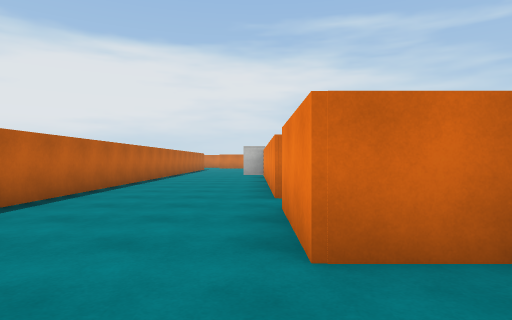
View 1 (above)

18 first-person views from a walk through a scene from a Unity 3-D project. The camera is 1.2 m above the floor, looks level and sees 75° across. The floor is counted in squares, 2 m on a side. Each view is taken from the middle of a square. On the plan, view 1 faces up. The plan holds only what a view shows up to about 10 squares ahead; the rest is blank. The player character is not drawn. Surface patterns are stand-ins for the level's own textures.

View 2
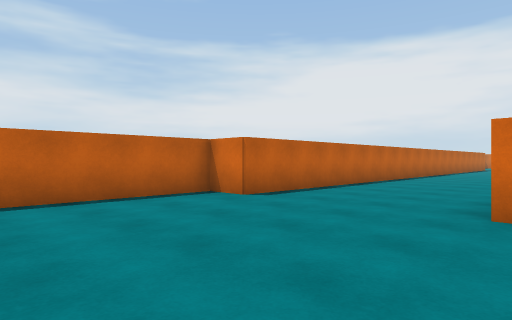

View 3
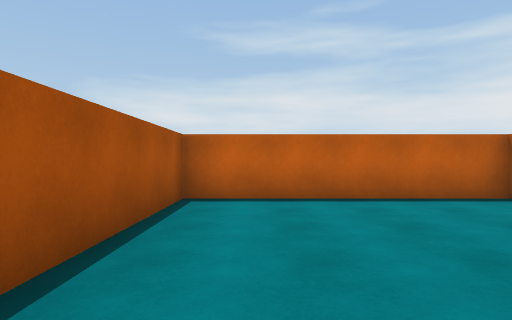

View 4
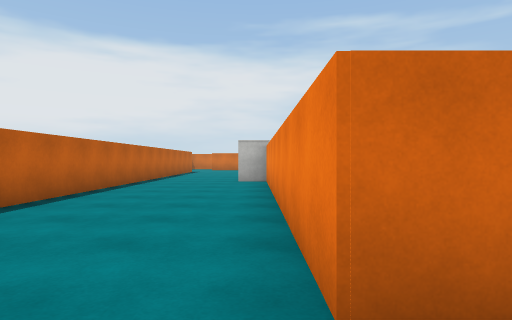

View 5
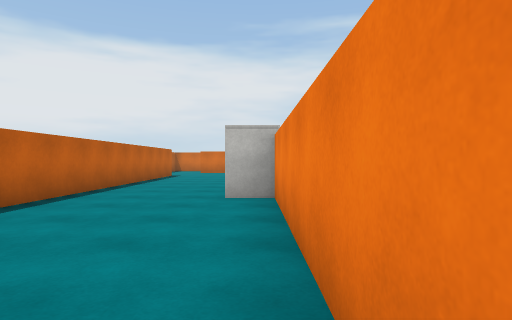

View 6
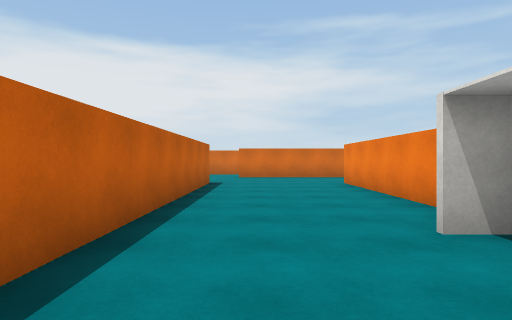

View 7
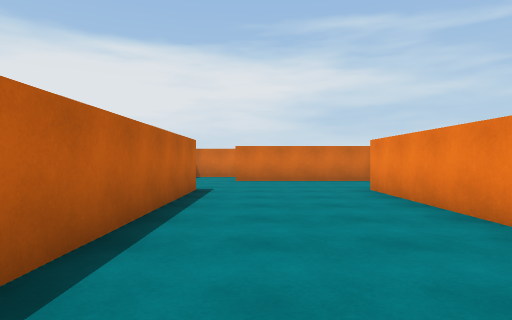

View 8
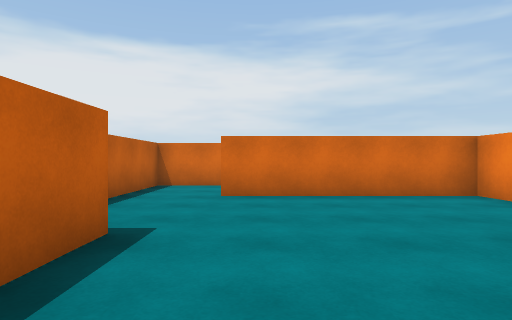

View 9
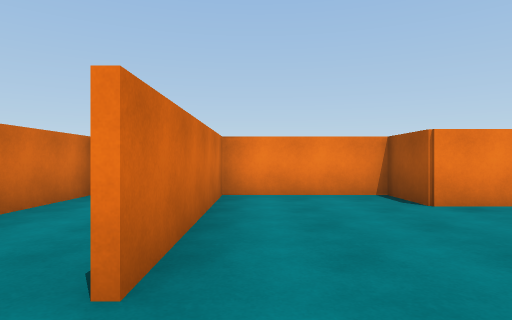

View 10
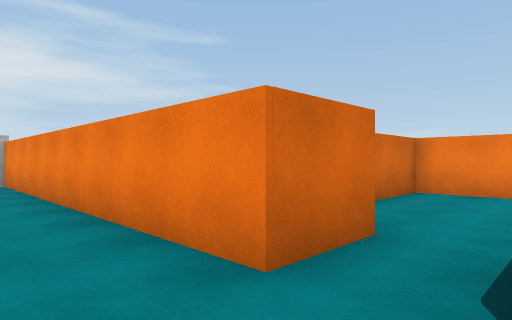

View 11
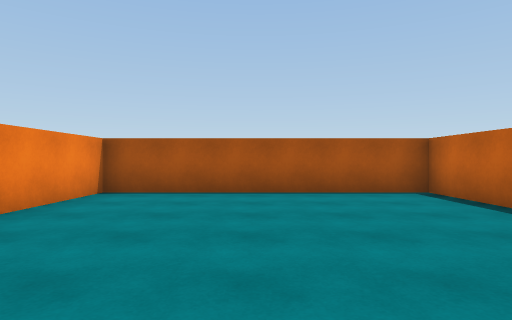

View 12
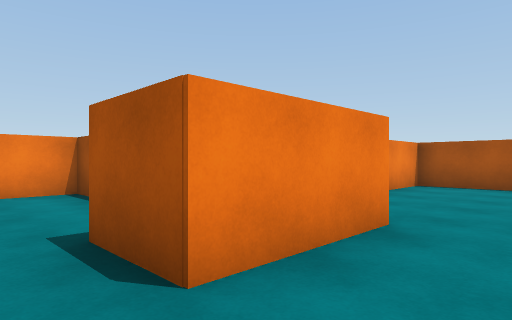

View 13
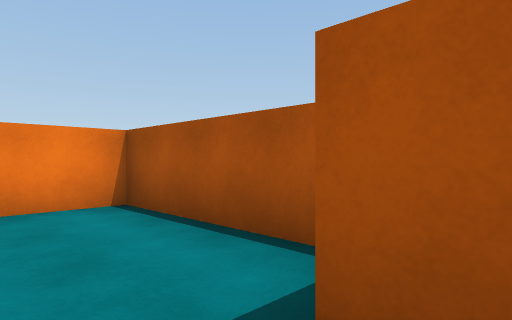

View 14
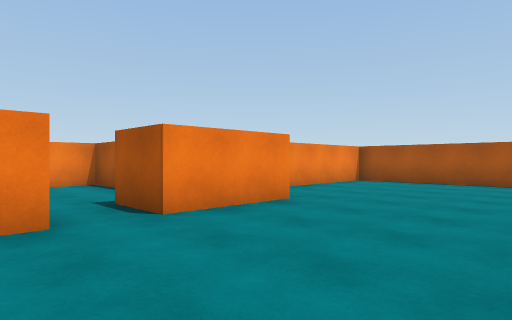

View 15
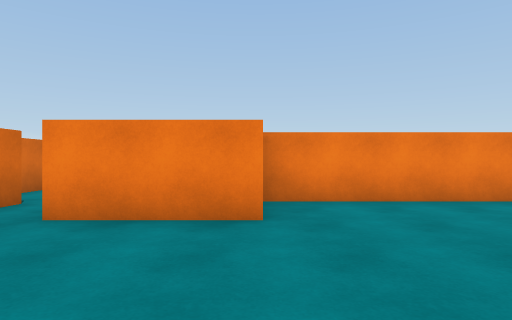

View 16
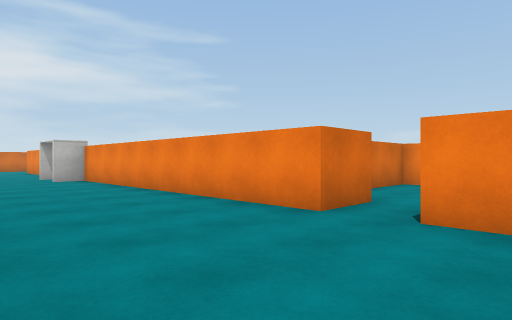

View 17
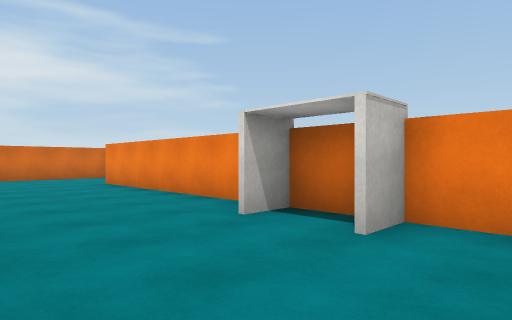

View 18
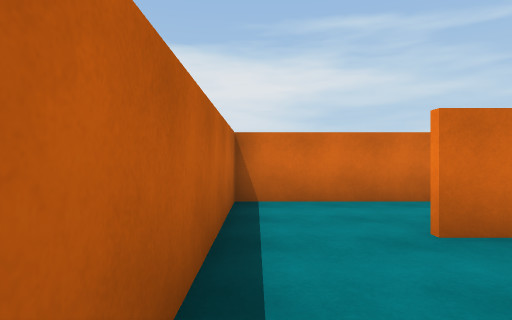

### Floor plan
Points are (right, up) in squares from view 1. A wall is a line through its corners. A room is listed if a view was taken in it or the views show most of it. See-through windows are left out.
Room 1 (views 1, 2, 3, 4, 5, 6, 7, 8, 9, 10, 11, 12, 14, 15, 16, 17, 18)
walls: (0.3, 13.8) (0.3, 20.7) (1.8, 20.7) (1.8, 23.6) (-2.6, 23.6); (0.3, 5.2) (0.3, 12.2); (1.5, 1.9) (0.3, 1.9) (0.3, 4.1); (-3.2, 20.8) (-3.2, 1.9) (-4.3, 1.9) (-4.3, -3.1) (1.8, -3.1) (1.8, 2); (-4.3, 23.6) (-4.3, 21.4)
ways out: opening at (1, 5) to room 2; opening at (-3.5, 24) to room 3
objects: other object (0, 13); other object (0, 15)
Room 2 (view 13)
walls: (1.6, 5.2) (0.3, 5.2); (2.2, 3.1) (5.4, 3.1) (5.4, 6.2) (3, 6.2); (0.3, 4.1) (1.6, 4.1)
ways out: opening at (1, 5) to room 1
Room 3 (no view inside)
walls: (1.8, 25.8) (-4.3, 25.8) (-4.3, 23.6)
ways out: opening at (-3.5, 24) to room 1

Where each view was taken, in squares from view 1:
view 1: 0 up, 0 right, facing up
view 2: 2 down, 1 right, facing up-left
view 3: 2 down, 1 right, facing left
view 4: 4 up, 0 right, facing up
view 5: 8 up, 0 right, facing up
view 6: 12 up, 2 left, facing up
view 7: 14 up, 2 left, facing up
view 8: 18 up, 2 left, facing up
view 9: 23 up, 4 left, facing right
view 10: 4 up, 1 left, facing up-right
view 11: 3 up, 1 left, facing down
view 12: 5 up, 1 left, facing down-right
view 13: 5 up, 1 right, facing down-right
view 14: 6 up, 3 left, facing down-right
view 15: 2 up, 3 left, facing right
view 16: 3 up, 3 left, facing up-right
view 17: 12 up, 3 left, facing up-right
view 18: 21 up, 4 left, facing up
